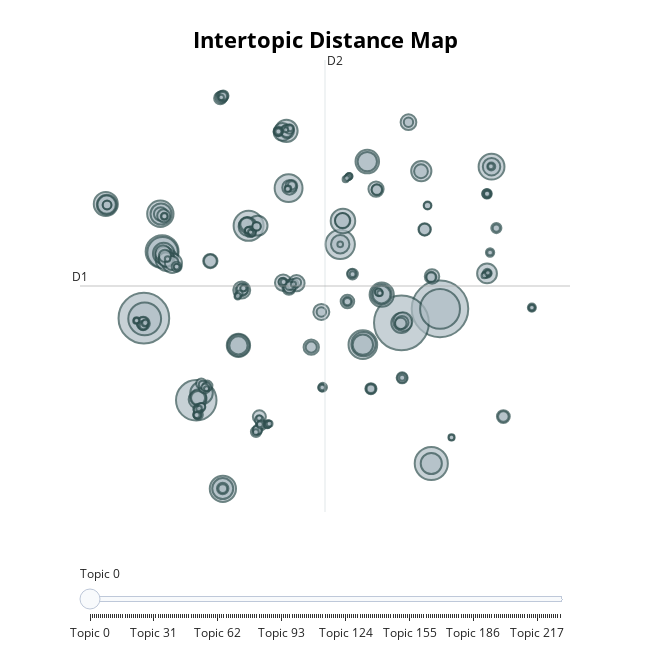

Notebook source saved alongside this figure:
### Code cell
topic_model.visualize_topics()

### Figure 1 — Plotly figure (JSON) as saved in the notebook; plotly's stock layout.template omitted (floating-point values rounded to 4 significant figures; data arrays with more than 128 entries replaced by an {"elided": "..."} marker saying what was removed)
{"data": [{"customdata": {"elided": "229x3 mixed values"}, "hovertemplate": "<b>Topic %{customdata[0]}</b><br>Words: %{customdata[1]}<br>Size: %{customdata[2]}", "legendgroup": "", "marker": {"color": "#B0BEC5", "line": {"color": "DarkSlateGrey", "width": 2}, "size": {"elided": "229 int values"}, "sizemode": "area", "sizeref": 1.534, "symbol": "circle"}, "mode": "markers", "name": "", "orientation": "v", "showlegend": false, "type": "scatter", "x": {"elided": "229 float values"}, "xaxis": "x", "y": {"elided": "229 float values"}, "yaxis": "y"}], "layout": {"annotations": [{"showarrow": false, "text": "D1", "x": -13.02, "y": 3.769, "yshift": 10}, {"showarrow": false, "text": "D2", "x": 3.11, "xshift": 10, "y": 21.52}], "height": 650, "hoverlabel": {"bgcolor": "white", "font": {"family": "Rockwell", "size": 16}}, "legend": {"itemsizing": "constant", "tracegroupgap": 0}, "margin": {"t": 60}, "shapes": [{"line": {"color": "#CFD8DC", "width": 2}, "type": "line", "x0": 3.11, "x1": 3.11, "y0": -13.99, "y1": 21.52}, {"line": {"color": "#9E9E9E", "width": 2}, "type": "line", "x0": -13.02, "x1": 19.24, "y0": 3.769, "y1": 3.769}], "sliders": [{"active": 0, "pad": {"t": 50}, "steps": [{"args": [{"marker.color": {"elided": "1x229 str values"}}], "label": "Topic 0", "method": "update"}, {"args": [{"marker.color": {"elided": "1x229 str values"}}], "label": "Topic 1", "method": "update"}, {"args": [{"marker.color": {"elided": "1x229 str values"}}], "label": "Topic 2", "method": "update"}, {"args": [{"marker.color": {"elided": "1x229 str values"}}], "label": "Topic 3", "method": "update"}, {"args": [{"marker.color": {"elided": "1x229 str values"}}], "label": "Topic 4", "method": "update"}, {"args": [{"marker.color": {"elided": "1x229 str values"}}], "label": "Topic 5", "method": "update"}, {"args": [{"marker.color": {"elided": "1x229 str values"}}], "label": "Topic 6", "method": "update"}, {"args": [{"marker.color": {"elided": "1x229 str values"}}], "label": "Topic 7", "method": "update"}, {"args": [{"marker.color": {"elided": "1x229 str values"}}], "label": "Topic 8", "method": "update"}, {"args": [{"marker.color": {"elided": "1x229 str values"}}], "label": "Topic 9", "method": "update"}, {"args": [{"marker.color": {"elided": "1x229 str values"}}], "label": "Topic 10", "method": "update"}, {"args": [{"marker.color": {"elided": "1x229 str values"}}], "label": "Topic 11", "method": "update"}, {"args": [{"marker.color": {"elided": "1x229 str values"}}], "label": "Topic 12", "method": "update"}, {"args": [{"marker.color": {"elided": "1x229 str values"}}], "label": "Topic 13", "method": "update"}, {"args": [{"marker.color": {"elided": "1x229 str values"}}], "label": "Topic 14", "method": "update"}, {"args": [{"marker.color": {"elided": "1x229 str values"}}], "label": "Topic 15", "method": "update"}, {"args": [{"marker.color": {"elided": "1x229 str values"}}], "label": "Topic 16", "method": "update"}, {"args": [{"marker.color": {"elided": "1x229 str values"}}], "label": "Topic 17", "method": "update"}, {"args": [{"marker.color": {"elided": "1x229 str values"}}], "label": "Topic 18", "method": "update"}, {"args": [{"marker.color": {"elided": "1x229 str values"}}], "label": "Topic 19", "method": "update"}, {"args": [{"marker.color": {"elided": "1x229 str values"}}], "label": "Topic 20", "method": "update"}, {"args": [{"marker.color": {"elided": "1x229 str values"}}], "label": "Topic 21", "method": "update"}, {"args": [{"marker.color": {"elided": "1x229 str values"}}], "label": "Topic 22", "method": "update"}, {"args": [{"marker.color": {"elided": "1x229 str values"}}], "label": "Topic 23", "method": "update"}, {"args": [{"marker.color": {"elided": "1x229 str values"}}], "label": "Topic 24", "method": "update"}, {"args": [{"marker.color": {"elided": "1x229 str values"}}], "label": "Topic 25", "method": "update"}, {"args": [{"marker.color": {"elided": "1x229 str values"}}], "label": "Topic 26", "method": "update"}, {"args": [{"marker.color": {"elided": "1x229 str values"}}], "label": "Topic 27", "method": "update"}, {"args": [{"marker.color": {"elided": "1x229 str values"}}], "label": "Topic 28", "method": "update"}, {"args": [{"marker.color": {"elided": "1x229 str values"}}], "label": "Topic 29", "method": "update"}, {"args": [{"marker.color": {"elided": "1x229 str values"}}], "label": "Topic 30", "method": "update"}, {"args": [{"marker.color": {"elided": "1x229 str values"}}], "label": "Topic 31", "method": "update"}, {"args": [{"marker.color": {"elided": "1x229 str values"}}], "label": "Topic 32", "method": "update"}, {"args": [{"marker.color": {"elided": "1x229 str values"}}], "label": "Topic 33", "method": "update"}, {"args": [{"marker.color": {"elided": "1x229 str values"}}], "label": "Topic 34", "method": "update"}, {"args": [{"marker.color": {"elided": "1x229 str values"}}], "label": "Topic 35", "method": "update"}, {"args": [{"marker.color": {"elided": "1x229 str values"}}], "label": "Topic 36", "method": "update"}, {"args": [{"marker.color": {"elided": "1x229 str values"}}], "label": "Topic 37", "method": "update"}, {"args": [{"marker.color": {"elided": "1x229 str values"}}], "label": "Topic 38", "method": "update"}, {"args": [{"marker.color": {"elided": "1x229 str values"}}], "label": "Topic 39", "method": "update"}, {"args": [{"marker.color": {"elided": "1x229 str values"}}], "label": "Topic 40", "method": "update"}, {"args": [{"marker.color": {"elided": "1x229 str values"}}], "label": "Topic 41", "method": "update"}, {"args": [{"marker.color": {"elided": "1x229 str values"}}], "label": "Topic 42", "method": "update"}, {"args": [{"marker.color": {"elided": "1x229 str values"}}], "label": "Topic 43", "method": "update"}, {"args": [{"marker.color": {"elided": "1x229 str values"}}], "label": "Topic 44", "method": "update"}, {"args": [{"marker.color": {"elided": "1x229 str values"}}], "label": "Topic 45", "method": "update"}, {"args": [{"marker.color": {"elided": "1x229 str values"}}], "label": "Topic 46", "method": "update"}, {"args": [{"marker.color": {"elided": "1x229 str values"}}], "label": "Topic 47", "method": "update"}, {"args": [{"marker.color": {"elided": "1x229 str values"}}], "label": "Topic 48", "method": "update"}, {"args": [{"marker.color": {"elided": "1x229 str values"}}], "label": "Topic 49", "method": "update"}, {"args": [{"marker.color": {"elided": "1x229 str values"}}], "label": "Topic 50", "method": "update"}, {"args": [{"marker.color": {"elided": "1x229 str values"}}], "label": "Topic 51", "method": "update"}, {"args": [{"marker.color": {"elided": "1x229 str values"}}], "label": "Topic 52", "method": "update"}, {"args": [{"marker.color": {"elided": "1x229 str values"}}], "label": "Topic 53", "method": "update"}, {"args": [{"marker.color": {"elided": "1x229 str values"}}], "label": "Topic 54", "method": "update"}, {"args": [{"marker.color": {"elided": "1x229 str values"}}], "label": "Topic 55", "method": "update"}, {"args": [{"marker.color": {"elided": "1x229 str values"}}], "label": "Topic 56", "method": "update"}, {"args": [{"marker.color": {"elided": "1x229 str values"}}], "label": "Topic 57", "method": "update"}, {"args": [{"marker.color": {"elided": "1x229 str values"}}], "label": "Topic 58", "method": "update"}, {"args": [{"marker.color": {"elided": "1x229 str values"}}], "label": "Topic 59", "method": "update"}, {"args": [{"marker.color": {"elided": "1x229 str values"}}], "label": "Topic 60", "method": "update"}, {"args": [{"marker.color": {"elided": "1x229 str values"}}], "label": "Topic 61", "method": "update"}, {"args": [{"marker.color": {"elided": "1x229 str values"}}], "label": "Topic 62", "method": "update"}, {"args": [{"marker.color": {"elided": "1x229 str values"}}], "label": "Topic 63", "method": "update"}, {"args": [{"marker.color": {"elided": "1x229 str values"}}], "label": "Topic 64", "method": "update"}, {"args": [{"marker.color": {"elided": "1x229 str values"}}], "label": "Topic 65", "method": "update"}, {"args": [{"marker.color": {"elided": "1x229 str values"}}], "label": "Topic 66", "method": "update"}, {"args": [{"marker.color": {"elided": "1x229 str values"}}], "label": "Topic 67", "method": "update"}, {"args": [{"marker.color": {"elided": "1x229 str values"}}], "label": "Topic 68", "method": "update"}, {"args": [{"marker.color": {"elided": "1x229 str values"}}], "label": "Topic 69", "method": "update"}, {"args": [{"marker.color": {"elided": "1x229 str values"}}], "label": "Topic 70", "method": "update"}, {"args": [{"marker.color": {"elided": "1x229 str values"}}], "label": "Topic 71", "method": "update"}, {"args": [{"marker.color": {"elided": "1x229 str values"}}], "label": "Topic 72", "method": "update"}, {"args": [{"marker.color": {"elided": "1x229 str values"}}], "label": "Topic 73", "method": "update"}, {"args": [{"marker.color": {"elided": "1x229 str values"}}], "label": "Topic 74", "method": "update"}, {"args": [{"marker.color": {"elided": "1x229 str values"}}], "label": "Topic 75", "method": "update"}, {"args": [{"marker.color": {"elided": "1x229 str values"}}], "label": "Topic 76", "method": "update"}, {"args": [{"marker.color": {"elided": "1x229 str values"}}], "label": "Topic 77", "method": "update"}, {"args": [{"marker.color": {"elided": "1x229 str values"}}], "label": "Topic 78", "method": "update"}, {"args": [{"marker.color": {"elided": "1x229 str values"}}], "label": "Topic 79", "method": "update"}, {"args": [{"marker.color": {"elided": "1x229 str values"}}], "label": "Topic 80", "method": "update"}, {"args": [{"marker.color": {"elided": "1x229 str values"}}], "label": "Topic 81", "method": "update"}, {"args": [{"marker.color": {"elided": "1x229 str values"}}], "label": "Topic 82", "method": "update"}, {"args": [{"marker.color": {"elided": "1x229 str values"}}], "label": "Topic 83", "method": "update"}, {"args": [{"marker.color": {"elided": "1x229 str values"}}], "label": "Topic 84", "method": "update"}, {"args": [{"marker.color": {"elided": "1x229 str values"}}], "label": "Topic 85", "method": "update"}, {"args": [{"marker.color": {"elided": "1x229 str values"}}], "label": "Topic 86", "method": "update"}, {"args": [{"marker.color": {"elided": "1x229 str values"}}], "label": "Topic 87", "method": "update"}, {"args": [{"marker.color": {"elided": "1x229 str values"}}], "label": "Topic 88", "method": "update"}, {"args": [{"marker.color": {"elided": "1x229 str values"}}], "label": "Topic 89", "method": "update"}, {"args": [{"marker.color": {"elided": "1x229 str values"}}], "label": "Topic 90", "method": "update"}, {"args": [{"marker.color": {"elided": "1x229 str values"}}], "label": "Topic 91", "method": "update"}, {"args": [{"marker.color": {"elided": "1x229 str values"}}], "label": "Topic 92", "method": "update"}, {"args": [{"marker.color": {"elided": "1x229 str values"}}], "label": "Topic 93", "method": "update"}, {"args": [{"marker.color": {"elided": "1x229 str values"}}], "label": "Topic 94", "method": "update"}, {"args": [{"marker.color": {"elided": "1x229 str values"}}], "label": "Topic 95", "method": "update"}, {"args": [{"marker.color": {"elided": "1x229 str values"}}], "label": "Topic 96", "method": "update"}, {"args": [{"marker.color": {"elided": "1x229 str values"}}], "label": "Topic 97", "method": "update"}, {"args": [{"marker.color": {"elided": "1x229 str values"}}], "label": "Topic 98", "method": "update"}, {"args": [{"marker.color": {"elided": "1x229 str values"}}], "label": "Topic 99", "method": "update"}, {"args": [{"marker.color": {"elided": "1x229 str values"}}], "label": "Topic 100", "method": "update"}, {"args": [{"marker.color": {"elided": "1x229 str values"}}], "label": "Topic 101", "method": "update"}, {"args": [{"marker.color": {"elided": "1x229 str values"}}], "label": "Topic 102", "method": "update"}, {"args": [{"marker.color": {"elided": "1x229 str values"}}], "label": "Topic 103", "method": "update"}, {"args": [{"marker.color": {"elided": "1x229 str values"}}], "label": "Topic 104", "method": "update"}, {"args": [{"marker.color": {"elided": "1x229 str values"}}], "label": "Topic 105", "method": "update"}, {"args": [{"marker.color": {"elided": "1x229 str values"}}], "label": "Topic 106", "method": "update"}, {"args": [{"marker.color": {"elided": "1x229 str values"}}], "label": "Topic 107", "method": "update"}, {"args": [{"marker.color": {"elided": "1x229 str values"}}], "label": "Topic 108", "method": "update"}, {"args": [{"marker.color": {"elided": "1x229 str values"}}], "label": "Topic 109", "method": "update"}, {"args": [{"marker.color": {"elided": "1x229 str values"}}], "label": "Topic 110", "method": "update"}, {"args": [{"marker.color": {"elided": "1x229 str values"}}], "label": "Topic 111", "method": "update"}, {"args": [{"marker.color": {"elided": "1x229 str values"}}], "label": "Topic 112", "method": "update"}, {"args": [{"marker.color": {"elided": "1x229 str values"}}], "label": "Topic 113", "method": "update"}, {"args": [{"marker.color": {"elided": "1x229 str values"}}], "label": "Topic 114", "method": "update"}, {"args": [{"marker.color": {"elided": "1x229 str values"}}], "label": "Topic 115", "method": "update"}, {"args": [{"marker.color": {"elided": "1x229 str values"}}], "label": "Topic 116", "method": "update"}, {"args": [{"marker.color": {"elided": "1x229 str values"}}], "label": "Topic 117", "method": "update"}, {"args": [{"marker.color": {"elided": "1x229 str values"}}], "label": "Topic 118", "method": "update"}, {"args": [{"marker.color": {"elided": "1x229 str values"}}], "label": "Topic 119", "method": "update"}, {"args": [{"marker.color": {"elided": "1x229 str values"}}], "label": "Topic 120", "method": "update"}, {"args": [{"marker.color": {"elided": "1x229 str values"}}], "label": "Topic 121", "method": "update"}, {"args": [{"marker.color": {"elided": "1x229 str values"}}], "label": "Topic 122", "method": "update"}, {"args": [{"marker.color": {"elided": "1x229 str values"}}], "label": "Topic 123", "method": "update"}, {"args": [{"marker.color": {"elided": "1x229 str values"}}], "label": "Topic 124", "method": "update"}, {"args": [{"marker.color": {"elided": "1x229 str values"}}], "label": "Topic 125", "method": "update"}, {"args": [{"marker.color": {"elided": "1x229 str values"}}], "label": "Topic 126", "method": "update"}, {"args": [{"marker.color": {"elided": "1x229 str values"}}], "label": "Topic 127", "method": "update"}, {"args": [{"marker.color": {"elided": "1x229 str values"}}], "label": "Topic 128", "method": "update"}, {"args": [{"marker.color": {"elided": "1x229 str values"}}], "label": "Topic 129", "method": "update"}, {"args": [{"marker.color": {"elided": "1x229 str values"}}], "label": "Topic 130", "method": "update"}, {"args": [{"marker.color": {"elided": "1x229 str values"}}], "label": "Topic 131", "method": "update"}, {"args": [{"marker.color": {"elided": "1x229 str values"}}], "label": "Topic 132", "method": "update"}, {"args": [{"marker.color": {"elided": "1x229 str values"}}], "label": "Topic 133", "method": "update"}, {"args": [{"marker.color": {"elided": "1x229 str values"}}], "label": "Topic 134", "method": "update"}, {"args": [{"marker.color": {"elided": "1x229 str values"}}], "label": "Topic 135", "method": "update"}, {"args": [{"marker.color": {"elided": "1x229 str values"}}], "label": "Topic 136", "method": "update"}, {"args": [{"marker.color": {"elided": "1x229 str values"}}], "label": "Topic 137", "method": "update"}, {"args": [{"marker.color": {"elided": "1x229 str values"}}], "label": "Topic 138", "method": "update"}, {"args": [{"marker.color": {"elided": "1x229 str values"}}], "label": "Topic 139", "method": "update"}, {"args": [{"marker.color": {"elided": "1x229 str values"}}], "label": "Topic 140", "method": "update"}, {"args": [{"marker.color": {"elided": "1x229 str values"}}], "label": "Topic 141", "method": "update"}, {"args": [{"marker.color": {"elided": "1x229 str values"}}], "label": "Topic 142", "method": "update"}, {"args": [{"marker.color": {"elided": "1x229 str values"}}], "label": "Topic 143", "method": "update"}, {"args": [{"marker.color": {"elided": "1x229 str values"}}], "label": "Topic 144", "method": "update"}, {"args": [{"marker.color": {"elided": "1x229 str values"}}], "label": "Topic 145", "method": "update"}, {"args": [{"marker.color": {"elided": "1x229 str values"}}], "label": "Topic 146", "method": "update"}, {"args": [{"marker.color": {"elided": "1x229 str values"}}], "label": "Topic 147", "method": "update"}, {"args": [{"marker.color": {"elided": "1x229 str values"}}], "label": "Topic 148", "method": "update"}, {"args": [{"marker.color": {"elided": "1x229 str values"}}], "label": "Topic 149", "method": "update"}, {"args": [{"marker.color": {"elided": "1x229 str values"}}], "label": "Topic 150", "method": "update"}, {"args": [{"marker.color": {"elided": "1x229 str values"}}], "label": "Topic 151", "method": "update"}, {"args": [{"marker.color": {"elided": "1x229 str values"}}], "label": "Topic 152", "method": "update"}, {"args": [{"marker.color": {"elided": "1x229 str values"}}], "label": "Topic 153", "method": "update"}, {"args": [{"marker.color": {"elided": "1x229 str values"}}], "label": "Topic 154", "method": "update"}, {"args": [{"marker.color": {"elided": "1x229 str values"}}], "label": "Topic 155", "method": "update"}, {"args": [{"marker.color": {"elided": "1x229 str values"}}], "label": "Topic 156", "method": "update"}, {"args": [{"marker.color": {"elided": "1x229 str values"}}], "label": "Topic 157", "method": "update"}, {"args": [{"marker.color": {"elided": "1x229 str values"}}], "label": "Topic 158", "method": "update"}, {"args": [{"marker.color": {"elided": "1x229 str values"}}], "label": "Topic 159", "method": "update"}, {"args": [{"marker.color": {"elided": "1x229 str values"}}], "label": "Topic 160", "method": "update"}, {"args": [{"marker.color": {"elided": "1x229 str values"}}], "label": "Topic 161", "method": "update"}, {"args": [{"marker.color": {"elided": "1x229 str values"}}], "label": "Topic 162", "method": "update"}, {"args": [{"marker.color": {"elided": "1x229 str values"}}], "label": "Topic 163", "method": "update"}, {"args": [{"marker.color": {"elided": "1x229 str values"}}], "label": "Topic 164", "method": "update"}, {"args": [{"marker.color": {"elided": "1x229 str values"}}], "label": "Topic 165", "method": "update"}, {"args": [{"marker.color": {"elided": "1x229 str values"}}], "label": "Topic 166", "method": "update"}, {"args": [{"marker.color": {"elided": "1x229 str values"}}], "label": "Topic 167", "method": "update"}, {"args": [{"marker.color": {"elided": "1x229 str values"}}], "label": "Topic 168", "method": "update"}, {"args": [{"marker.color": {"elided": "1x229 str values"}}], "label": "Topic 169", "method": "update"}, {"args": [{"marker.color": {"elided": "1x229 str values"}}], "label": "Topic 170", "method": "update"}, {"args": [{"marker.color": {"elided": "1x229 str values"}}], "label": "Topic 171", "method": "update"}, {"args": [{"marker.color": {"elided": "1x229 str values"}}], "label": "Topic 172", "method": "update"}, {"args": [{"marker.color": {"elided": "1x229 str values"}}], "label": "Topic 173", "method": "update"}, {"args": [{"marker.color": {"elided": "1x229 str values"}}], "label": "Topic 174", "method": "update"}, {"args": [{"marker.color": {"elided": "1x229 str values"}}], "label": "Topic 175", "method": "update"}, {"args": [{"marker.color": {"elided": "1x229 str values"}}], "label": "Topic 176", "method": "update"}, {"args": [{"marker.color": {"elided": "1x229 str values"}}], "label": "Topic 177", "method": "update"}, {"args": [{"marker.color": {"elided": "1x229 str values"}}], "label": "Topic 178", "method": "update"}, {"args": [{"marker.color": {"elided": "1x229 str values"}}], "label": "Topic 179", "method": "update"}, {"args": [{"marker.color": {"elided": "1x229 str values"}}], "label": "Topic 180", "method": "update"}, {"args": [{"marker.color": {"elided": "1x229 str values"}}], "label": "Topic 181", "method": "update"}, {"args": [{"marker.color": {"elided": "1x229 str values"}}], "label": "Topic 182", "method": "update"}, {"args": [{"marker.color": {"elided": "1x229 str values"}}], "label": "Topic 183", "method": "update"}, {"args": [{"marker.color": {"elided": "1x229 str values"}}], "label": "Topic 184", "method": "update"}, {"args": [{"marker.color": {"elided": "1x229 str values"}}], "label": "Topic 185", "method": "update"}, {"args": [{"marker.color": {"elided": "1x229 str values"}}], "label": "Topic 186", "method": "update"}, {"args": [{"marker.color": {"elided": "1x229 str values"}}], "label": "Topic 187", "method": "update"}, {"args": [{"marker.color": {"elided": "1x229 str values"}}], "label": "Topic 188", "method": "update"}, {"args": [{"marker.color": {"elided": "1x229 str values"}}], "label": "Topic 189", "method": "update"}, {"args": [{"marker.color": {"elided": "1x229 str values"}}], "label": "Topic 190", "method": "update"}, {"args": [{"marker.color": {"elided": "1x229 str values"}}], "label": "Topic 191", "method": "update"}, {"args": [{"marker.color": {"elided": "1x229 str values"}}], "label": "Topic 192", "method": "update"}, {"args": [{"marker.color": {"elided": "1x229 str values"}}], "label": "Topic 193", "method": "update"}, {"args": [{"marker.color": {"elided": "1x229 str values"}}], "label": "Topic 194", "method": "update"}, {"args": [{"marker.color": {"elided": "1x229 str values"}}], "label": "Topic 195", "method": "update"}, {"args": [{"marker.color": {"elided": "1x229 str values"}}], "label": "Topic 196", "method": "update"}, {"args": [{"marker.color": {"elided": "1x229 str values"}}], "label": "Topic 197", "method": "update"}, {"args": [{"marker.color": {"elided": "1x229 str values"}}], "label": "Topic 198", "method": "update"}, {"args": [{"marker.color": {"elided": "1x229 str values"}}], "label": "Topic 199", "method": "update"}, {"args": [{"marker.color": {"elided": "1x229 str values"}}], "label": "Topic 200", "method": "update"}, {"args": [{"marker.color": {"elided": "1x229 str values"}}], "label": "Topic 201", "method": "update"}, {"args": [{"marker.color": {"elided": "1x229 str values"}}], "label": "Topic 202", "method": "update"}, {"args": [{"marker.color": {"elided": "1x229 str values"}}], "label": "Topic 203", "method": "update"}, {"args": [{"marker.color": {"elided": "1x229 str values"}}], "label": "Topic 204", "method": "update"}, {"args": [{"marker.color": {"elided": "1x229 str values"}}], "label": "Topic 205", "method": "update"}, {"args": [{"marker.color": {"elided": "1x229 str values"}}], "label": "Topic 206", "method": "update"}, {"args": [{"marker.color": {"elided": "1x229 str values"}}], "label": "Topic 207", "method": "update"}, {"args": [{"marker.color": {"elided": "1x229 str values"}}], "label": "Topic 208", "method": "update"}, {"args": [{"marker.color": {"elided": "1x229 str values"}}], "label": "Topic 209", "method": "update"}, {"args": [{"marker.color": {"elided": "1x229 str values"}}], "label": "Topic 210", "method": "update"}, {"args": [{"marker.color": {"elided": "1x229 str values"}}], "label": "Topic 211", "method": "update"}, {"args": [{"marker.color": {"elided": "1x229 str values"}}], "label": "Topic 212", "method": "update"}, {"args": [{"marker.color": {"elided": "1x229 str values"}}], "label": "Topic 213", "method": "update"}, {"args": [{"marker.color": {"elided": "1x229 str values"}}], "label": "Topic 214", "method": "update"}, {"args": [{"marker.color": {"elided": "1x229 str values"}}], "label": "Topic 215", "method": "update"}, {"args": [{"marker.color": {"elided": "1x229 str values"}}], "label": "Topic 216", "method": "update"}, {"args": [{"marker.color": {"elided": "1x229 str values"}}], "label": "Topic 217", "method": "update"}, {"args": [{"marker.color": {"elided": "1x229 str values"}}], "label": "Topic 218", "method": "update"}, {"args": [{"marker.color": {"elided": "1x229 str values"}}], "label": "Topic 219", "method": "update"}, {"args": [{"marker.color": {"elided": "1x229 str values"}}], "label": "Topic 220", "method": "update"}, {"args": [{"marker.color": {"elided": "1x229 str values"}}], "label": "Topic 221", "method": "update"}, {"args": [{"marker.color": {"elided": "1x229 str values"}}], "label": "Topic 222", "method": "update"}, {"args": [{"marker.color": {"elided": "1x229 str values"}}], "label": "Topic 223", "method": "update"}, {"args": [{"marker.color": {"elided": "1x229 str values"}}], "label": "Topic 224", "method": "update"}, {"args": [{"marker.color": {"elided": "1x229 str values"}}], "label": "Topic 225", "method": "update"}, {"args": [{"marker.color": {"elided": "1x229 str values"}}], "label": "Topic 226", "method": "update"}, {"args": [{"marker.color": {"elided": "1x229 str values"}}], "label": "Topic 227", "method": "update"}, {"args": [{"marker.color": {"elided": "1x229 str values"}}], "label": "Topic 228", "method": "update"}]}], "title": {"font": {"color": "Black", "size": 22}, "text": "<b>Intertopic Distance Map", "x": 0.5, "xanchor": "center", "y": 0.95, "yanchor": "top"}, "width": 650, "xaxis": {"anchor": "y", "domain": [0, 1], "range": [-13.02, 19.24], "title": {"text": ""}, "type": "linear", "visible": false}, "yaxis": {"anchor": "x", "domain": [0, 1], "range": [-13.99, 21.52], "title": {"text": ""}, "type": "linear", "visible": false}}}
